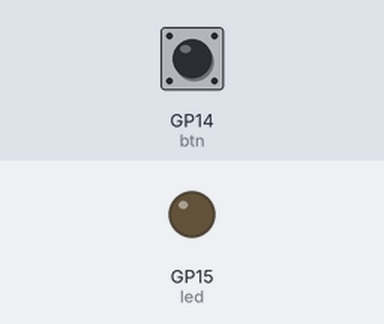
This program was run on a simulated Raspberry Pi Pico running CircuitPython. On the bench: output pins drawn as LEDs (lit = HIGH). The test bench sets the inputs (shaded band); at power-on: GP14 (btn) HIGH.

Above: at 1.2 s.
1.3 s: GP14 (btn) pulled LOW for 0.15 s
At 2.5 s:
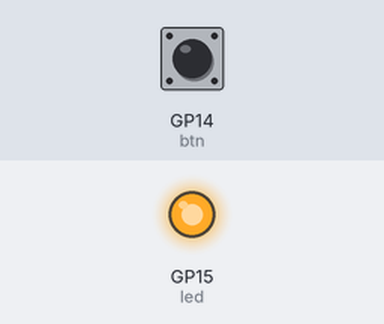
2.9 s: GP14 (btn) pulled LOW for 1 s
At 4.0 s:
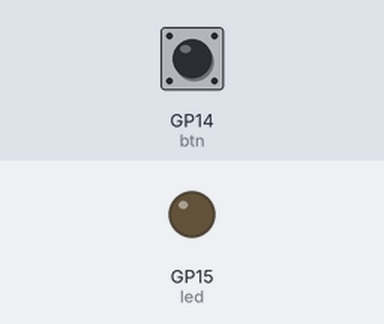
5.4 s: GP14 (btn) pulled LOW for 3.2 s
At 5.9 s:
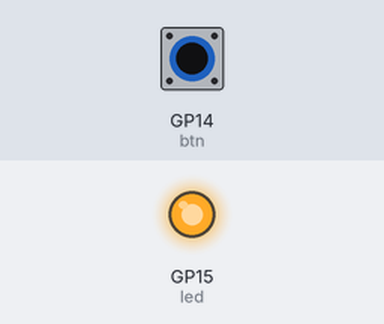
Timing chart, 0 to 8.4 s (numbered marks = the images above; inputs shaded):
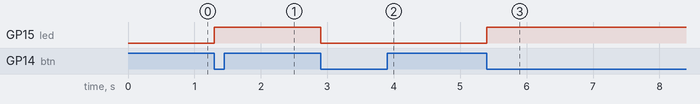

Measured:
- after the input at 1.3 s, GP15 (led): LOW → HIGH at once
- after the input at 2.9 s, GP15 (led): HIGH → LOW at once
- after the input at 5.4 s, GP15 (led): LOW → HIGH at once

The program:

code.py
```python
import board
import digitalio
import time

btn=digitalio.DigitalInOut(board.GP14)
btn.direction=digitalio.Direction.INPUT
btn.pull=digitalio.Pull.UP

led=digitalio.DigitalInOut(board.GP15)
led.direction=digitalio.Direction.OUTPUT

led_state=False
while True:
    if not btn.value:
        led_state=not led_state
        led.value=led_state

    while not btn.value:
        time.sleep(0.01)
    time.sleep(0.001)
```
